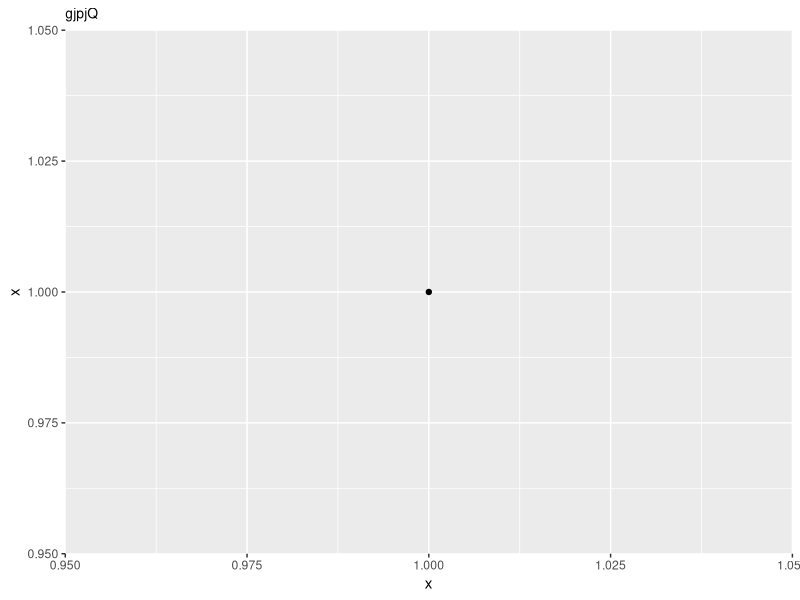
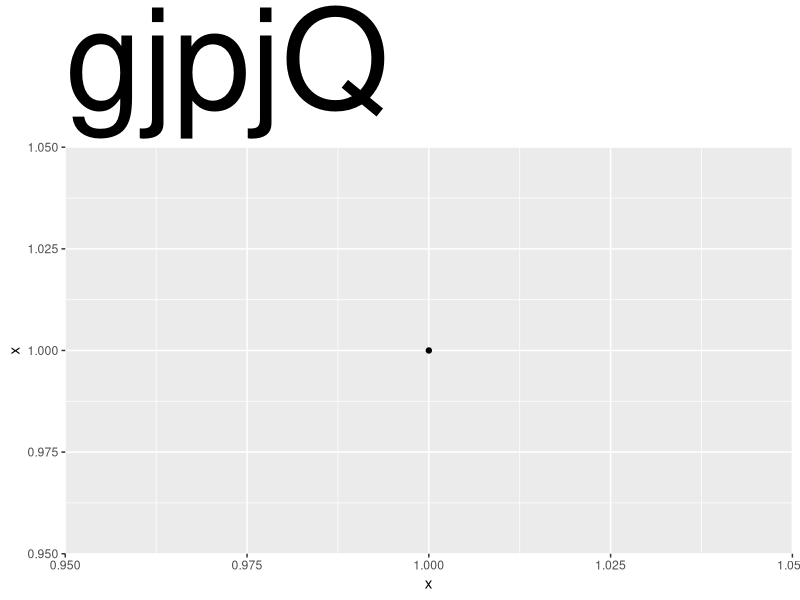

Recreate these plots in R, in order.
## ---- chunk 1
library(ggplot2)

df <- data.frame(x = 1)
## ---- chunk 2
ggplot(df, aes(x, x)) + geom_point() +
  ggtitle("gjpjQ") +
  theme(plot.title = element_text(size = 10))
## ---- chunk 3
ggplot(df, aes(x, x)) + geom_point() +
  ggtitle("gjpjQ") +
  theme(plot.title = element_text(size = 100))
